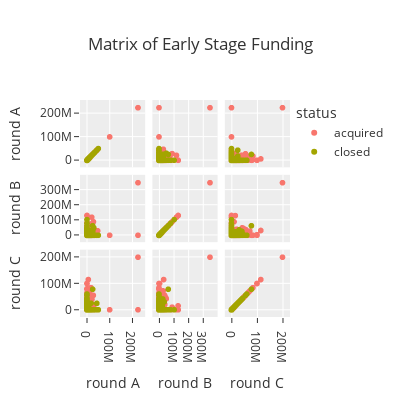

The code cell stored with this chart in its notebook:
### Markdown cell above
### 3.2.3 Matrix of Early Stage Funding
Start up funding occurs through a series of rounds, and often the successful early stage funding can indicate a startups overall ability to capture new opportunities and grow. We visualize a matrix of the early stage funding rounds to better understand how companies react to successful or unsuccessful funding rounds, and how that attributes to over all success. 
The figure below shows that startups with lower series A funding tend to have higher series C funding. The same is true for companies that experience low series B funding.

### Code cell
early_funding = df_n[['round_A', 'round_B','round_C']]
fig = px.scatter_matrix(df_n, dimensions = early_funding, color = "status", template ='ggplot2', title = "Matrix of Early Stage Funding",
                       labels={col:col.replace('_', ' ') for col in df.columns}, width = 400, height = 400)
fig.show()

### Figure 1 — Plotly figure (JSON) as saved in the notebook; plotly's stock layout.template omitted (floating-point values rounded to 4 significant figures; data arrays with more than 128 entries replaced by an {"elided": "..."} marker saying what was removed)
{"data": [{"dimensions": [{"axis": {"matches": true}, "label": "round A", "values": {"elided": "2457 int values"}}, {"axis": {"matches": true}, "label": "round B", "values": {"elided": "2457 int values"}}, {"axis": {"matches": true}, "label": "round C", "values": {"elided": "2457 int values"}}], "hovertemplate": "status=acquired<br>%{xaxis.title.text}=%{x}<br>%{yaxis.title.text}=%{y}<extra></extra>", "legendgroup": "acquired", "marker": {"color": "#F8766D", "symbol": "circle"}, "name": "acquired", "showlegend": true, "type": "splom"}, {"dimensions": [{"axis": {"matches": true}, "label": "round A", "values": {"elided": "1230 int values"}}, {"axis": {"matches": true}, "label": "round B", "values": {"elided": "1230 int values"}}, {"axis": {"matches": true}, "label": "round C", "values": {"elided": "1230 int values"}}], "hovertemplate": "status=closed<br>%{xaxis.title.text}=%{x}<br>%{yaxis.title.text}=%{y}<extra></extra>", "legendgroup": "closed", "marker": {"color": "#A3A500", "symbol": "circle"}, "name": "closed", "showlegend": true, "type": "splom"}], "layout": {"dragmode": "select", "height": 400, "legend": {"title": {"text": "status"}, "tracegroupgap": 0}, "title": {"text": "Matrix of Early Stage Funding"}, "width": 400, "xaxis": {"autorange": true, "range": [-31130000.0, 256100000.0], "type": "linear"}, "xaxis2": {"autorange": true, "range": [-48430000.0, 398400000.0], "type": "linear"}, "xaxis3": {"autorange": true, "range": [-27670000.0, 227700000.0], "type": "linear"}, "yaxis": {"autorange": true, "range": [-31130000.0, 256100000.0], "type": "linear"}, "yaxis2": {"autorange": true, "range": [-48430000.0, 398400000.0], "type": "linear"}, "yaxis3": {"autorange": true, "range": [-27670000.0, 227700000.0], "type": "linear"}}}
